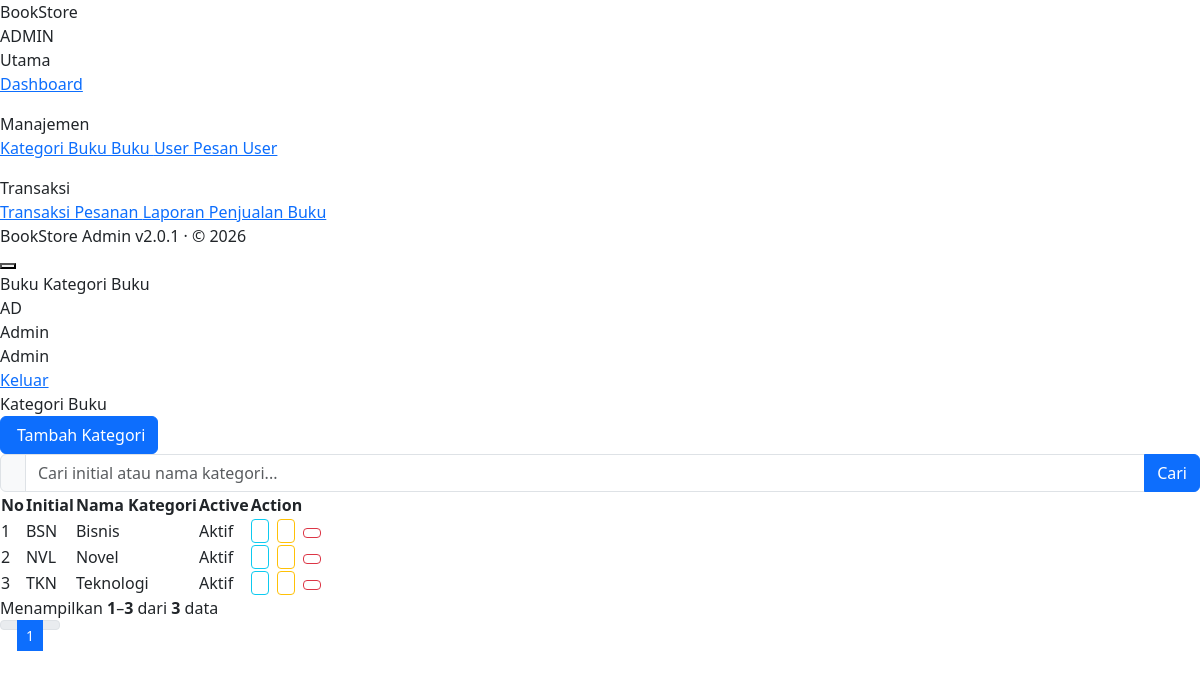
Page /admin/modules/kategori/index.php (signed in) on the committed database.
### tables this page shows
CREATE TABLE `m_kategori` (
  `id` int NOT NULL,
  `initial` varchar(100) NOT NULL,
  `nama_kategori` varchar(100) NOT NULL,
  `is_active` tinyint DEFAULT '1',
  `created_at` datetime DEFAULT CURRENT_TIMESTAMP,
  `created_by` int DEFAULT NULL,
  `updated_at` datetime DEFAULT NULL,
  `updated_by` int DEFAULT NULL
);

### includes/admin/init.php (called while the page is built, shortened)
<?php
require_once ROOT_PATH . '/config/database.php';
require_once ROOT_PATH . '/function/helpers.php';
function admin_module_url($module)
{
    return BASE_URL . 'admin/modules/' . trim($module, '/') . '/';
}

### admin/modules/kategori/index.php (the view, shortened to what this page needs)
<?php
    require_once __DIR__ . '/../../../includes/admin/init.php';
    $per_page = 10;
    $search = paginate_search_get();
    $search_where = paginate_search_where($conn, $search, [
        'm_kategori.initial',
        'm_kategori.nama_kategori',
    ]);
    $count_sql = 'SELECT COUNT(m_kategori.id) AS total FROM m_kategori' . $search_where;
    $data_sql = 'SELECT
                m_kategori.id,
                m_kategori.initial,
                m_kategori.nama_kategori,
                m_kategori.is_active,
                m_kategori.created_at,
                m_kategori.updated_at,
                created_by.nama AS created_by,
                updated_by.nama AS updated_by
            FROM m_kategori
            LEFT JOIN users AS created_by ON m_kategori.created_by = created_by.id
            LEFT JOIN users AS updated_by ON m_kategori.updated_by = updated_by.id'
            . $search_where . '
            ORDER BY m_kategori.id DESC';
    $pagination = paginate($conn, $count_sql, $data_sql, $per_page);
    $pagination['search'] = $search;
    $kategori_list = $pagination['data'];
    require_once ADMIN_INCLUDES . 'layout.php';
?>
<div class="page active">
    <div class="table-card">
        <div class="table-head">
            <div class="table-title">Kategori Buku</div>
            <button type="button" class="btn btn-primary" id="btnTambahKategori">
                <i class="bi bi-plus-lg me-1"></i> Tambah Kategori
            </button>
        </div>
        <?= render_table_search('Cari initial atau nama kategori...', 'search', $search) ?>
        <table class="custom-table">
            <thead>
                <tr>
                    <th>No</th>
                    <th>Initial</th>
                    <th>Nama Kategori</th>
                    <th>Active</th>
                    <th>Action</th>
                </tr>
            </thead>
            <tbody>
                <?php if (empty($kategori_list)): ?>
                    <tr>
                        <td colspan="5" class="text-center py-4" style="color: var(--muted2);">
                            <?php if ($search !== ''): ?>
                                Tidak ada data yang cocok dengan pencarian "<strong><?= htmlspecialchars($search) ?></strong>".
                            <?php else: ?>
                                Belum ada data kategori.
                            <?php endif; ?>
                        </td>
                    </tr>
                <?php else: ?>
                    <?php $no = (int) $pagination['from']; ?>
                    <?php foreach ($kategori_list as $item): ?>
                        <?php
                        $is_active = (int) ($item['is_active'] ?? 0);
                        $status_class = $is_active === 1 ? 'sp-confirmed' : 'sp-cancelled';
                        $status_label = $is_active === 1 ? 'Aktif' : 'Tidak Aktif';
                        ?>
                        <tr>
                            <td><?= $no++ ?></td>
                            <td><span class="t-id"><?= htmlspecialchars($item['initial'] ?? '') ?></span></td>
                            <td>
                                <div class="t-event-name"><?= htmlspecialchars($item['nama_kategori'] ?? '') ?></div>
                            </td>
                            <td>
                                <span class="status-pill <?= $status_class ?>">
                                    <span class="sp-dot"></span><?= $status_label ?>
                                </span>
                            </td>
                            <td>
                                <div class="d-flex gap-2">
                                    <button
                                        type="button"
                                        class="btn btn-sm btn-outline-info btn-kategori-view"
                                        title="Lihat Detail"
                                        data-id="<?= (int) ($item['id'] ?? 0) ?>"
                                        data-initial="<?= htmlspecialchars($item['initial'] ?? '', ENT_QUOTES) ?>"
                                        data-nama-kategori="<?= htmlspecialchars($item['nama_kategori'] ?? '', ENT_QUOTES) ?>"
                                        data-is-active="<?= $is_active ?>"
                                        data-created-at="<?= htmlspecialchars($item['created_at'] ?? '-', ENT_QUOTES) ?>"
                                        data-created-by="<?= htmlspecialchars($item['created_by'] ?? '-', ENT_QUOTES) ?>"
                                        data-updated-at="<?= htmlspecialchars($item['updated_at'] ?? '-', ENT_QUOTES) ?>"
                                        data-updated-by="<?= htmlspecialchars($item['updated_by'] ?? '-', ENT_QUOTES) ?>">
                                    </button>
                                    <button
                                        type="button"
                                        class="btn btn-sm btn-outline-warning btn-kategori-edit"
                                        title="Edit"
                                        data-id="<?= (int) ($item['id'] ?? 0) ?>"
                                        data-initial="<?= htmlspecialchars($item['initial'] ?? '', ENT_QUOTES) ?>"
                                        data-nama-kategori="<?= htmlspecialchars($item['nama_kategori'] ?? '', ENT_QUOTES) ?>"
                                        data-is-active="<?= $is_active ?>"
                                        data-created-at="<?= htmlspecialchars($item['created_at'] ?? '-', ENT_QUOTES) ?>"
                                        data-created-by="<?= htmlspecialchars($item['created_by'] ?? '-', ENT_QUOTES) ?>"
                                        data-updated-at="<?= htmlspecialchars($item['updated_at'] ?? '-', ENT_QUOTES) ?>"
                                        data-updated-by="<?= htmlspecialchars($item['updated_by'] ?? '-', ENT_QUOTES) ?>">
                                    </button>
                                    <form method="post" action="<?= admin_module_url('kategori') ?>proses.php" class="d-inline form-delete-kategori">
                                        <button type="submit" class="btn btn-sm btn-outline-danger" title="Hapus">
                                        </button>
                                    </form>
                                </div>
                            </td>
                        </tr>
                    <?php endforeach; ?>
                <?php endif; ?>
            </tbody>
        </table>
        <?= render_pagination($pagination) ?>
    </div>
</div>
<?php require_once ADMIN_INCLUDES . 'footer.php'; ?>

### function/helpers.php (shortened to what this page needs)
<?php
function paginate($conn, $count_sql, $data_sql, $per_page = 10, $page = null, $page_param = 'page')
{
    $per_page = max(1, $per_page);
    if ($page === null) {
        $page = max(1, (int) ($_GET[$page_param] ?? 1));
    } else {
        $page = max(1, (int) $page);
    }
    $count_result = mysqli_query($conn, $count_sql);
    $count_row = mysqli_fetch_assoc($count_result);
    $total = (int) ($count_row['total'] ?? 0);
    $total_pages = max(1, (int) ceil($total / $per_page));
    $offset = ($page - 1) * $per_page;
    $data_sql_trimmed = rtrim(trim($data_sql), ';');
    $paginated_sql = $data_sql_trimmed . ' LIMIT ' . $offset . ', ' . $per_page;
    $data_result = mysqli_query($conn, $paginated_sql);
    $data = [];
    while ($row = mysqli_fetch_assoc($data_result)) {
        $data[] = $row;
    }
    $from = $total > 0 ? $offset + 1 : 0;
    $to = min($offset + $per_page, $total);
    return [
        'data' => $data,
        'page' => $page,
        'per_page' => $per_page,
        'total' => $total,
        'total_pages' => $total_pages,
        'offset' => $offset,
        'from' => $from,
        'to' => $to,
        'has_prev' => $page > 1,
        'has_next' => $page < $total_pages,
        'page_param' => $page_param,
        'error' => null,
    ];
}
function paginate_search_get($search_param = 'search')
{
    return trim($_GET[$search_param] ?? '');
}
function paginate_search_where($conn, $keyword, array $columns)
{
    if ($keyword === '' || empty($columns)) {
        return '';
    }
    $conditions = [];
    return ' WHERE (' . implode(' OR ', $conditions) . ')';
}
function render_table_search($placeholder = 'Cari...', $search_param = 'search', $keyword = null)
{
    $keyword = $keyword ?? paginate_search_get($search_param);
    ?>
    <div class="table-toolbar">
        <form method="get" class="table-search-form" role="search">
            <div class="input-group table-search-input">
                <span class="input-group-text"><i class="bi bi-search"></i></span>
                <input
                    type="search"
                    name="<?= htmlspecialchars($search_param) ?>"
                    class="form-control"
                    placeholder="<?= htmlspecialchars($placeholder) ?>"
                    value="<?= htmlspecialchars($keyword) ?>"
                    autocomplete="off">
                <button type="submit" class="btn btn-primary">Cari</button>
            </div>
        </form>
    </div>
    <?php
    return ob_get_clean();
}
function render_pagination($pagination, array $extra_query = [])
{
    $page = (int) $pagination['page'];
    $total_pages = max(1, (int) $pagination['total_pages']);
    $page_param = $pagination['page_param'] ?? 'page';
    $has_prev = (bool) ($pagination['has_prev'] ?? false);
    $has_next = (bool) ($pagination['has_next'] ?? false);
    $window = 2;
    $start = max(1, $page - $window);
    $end = min($total_pages, $page + $window);
    ?>
    <div class="table-pagination">
        <div class="pagination-info">
            Menampilkan <strong><?= (int) $pagination['from'] ?></strong>–<strong><?= (int) $pagination['to'] ?></strong>
            dari <strong><?= (int) $pagination['total'] ?></strong> data
        </div>
        <nav aria-label="Navigasi halaman">
            <ul class="pagination pagination-sm mb-0">
                <li class="page-item <?= $has_prev ? '' : 'disabled' ?>">
                    <?php if ($has_prev): ?>
                        <a class="page-link" href="<?= htmlspecialchars(paginate_url($page - 1, $page_param, $extra_query)) ?>" aria-label="Sebelumnya">
                            <i class="bi bi-chevron-left"></i>
                        </a>
                    <?php else: ?>
                        <span class="page-link"><i class="bi bi-chevron-left"></i></span>
                    <?php endif; ?>
                </li>
                <?php for ($i = $start; $i <= $end; $i++): ?>
                    <li class="page-item <?= $i === $page ? 'active' : '' ?>">
                        <?php if ($i === $page): ?>
                            <span class="page-link"><?= $i ?></span>
                        <?php else: ?>
                            <a class="page-link" href="<?= htmlspecialchars(paginate_url($i, $page_param, $extra_query)) ?>"><?= $i ?></a>
                        <?php endif; ?>
                    </li>
                <?php endfor; ?>
                <li class="page-item <?= $has_next ? '' : 'disabled' ?>">
                    <?php if ($has_next): ?>
                        <a class="page-link" href="<?= htmlspecialchars(paginate_url($page + 1, $page_param, $extra_query)) ?>" aria-label="Berikutnya">
                            <i class="bi bi-chevron-right"></i>
                        </a>
                    <?php else: ?>
                        <span class="page-link"><i class="bi bi-chevron-right"></i></span>
                    <?php endif; ?>
                </li>
            </ul>
        </nav>
    </div>
    <?php
    return ob_get_clean();
}

### rows in the picture
m_kategori: initial "BSN", nama_kategori "Bisnis", is_active "Aktif"
m_kategori: initial "NVL", nama_kategori "Novel", is_active "Aktif"
m_kategori: initial "TKN", nama_kategori "Teknologi", is_active "Aktif", is_active "1"

### other values in the picture
$section_labels[$section_key] "Utama"
$item['label'] "Dashboard"
$section_labels[$section_key] "Manajemen"
$item['label'] "Kategori Buku"
$item['label'] "Buku"
$item['label'] "User"
$item['label'] "Pesan User"
$section_labels[$section_key] "Transaksi"
$item['label'] "Transaksi Pesanan"
$item['label'] "Laporan Penjualan Buku"
$breadcrumb_title "Kategori Buku"
$admin_inisial "AD"
$admin_nama "Admin"
$pagination['to'] "3"
$pagination['total'] "3"
